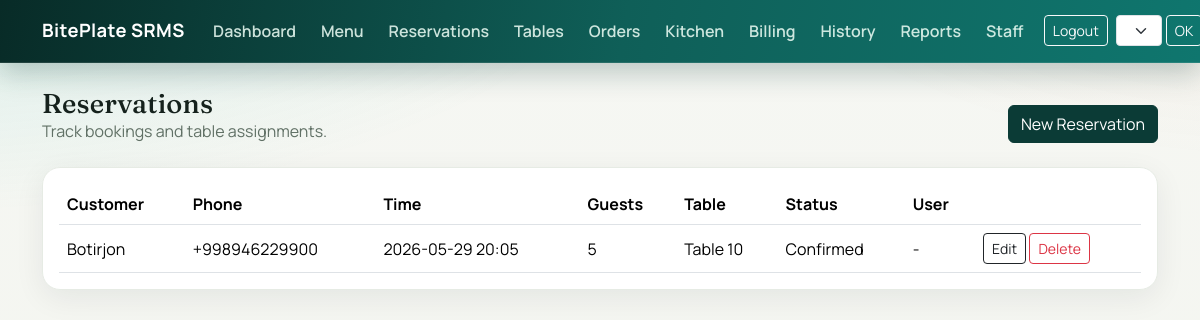
Screenshot of /en/reservations/ (signed in) with the database file from the repository.
### restaurant/models.py (models this page shows, shortened)
class Reservation(models.Model):
    STATUS_PENDING = "pending"
    STATUS_CONFIRMED = "confirmed"
    STATUS_CANCELLED = "cancelled"
    STATUS_CHOICES = [
        (STATUS_PENDING, "Pending"),
        (STATUS_CONFIRMED, "Confirmed"),
        (STATUS_CANCELLED, "Cancelled"),
    ]
    customer_name = models.CharField(max_length=120)
    customer_phone = models.CharField(max_length=30)
    customer = models.ForeignKey(User, on_delete=models.SET_NULL, null=True, blank=True, related_name="reservations")
    reservation_time = models.DateTimeField()
    number_of_guests = models.PositiveIntegerField()
    status = models.CharField(max_length=20, choices=STATUS_CHOICES, default=STATUS_PENDING)
    table = models.ForeignKey(Table, on_delete=models.SET_NULL, null=True, blank=True, related_name="reservations")
    created_at = models.DateTimeField(auto_now_add=True)
    class Meta:
        ordering = ["-reservation_time"]

class Table(models.Model):
    STATUS_AVAILABLE = "available"
    STATUS_OCCUPIED = "occupied"
    STATUS_RESERVED = "reserved"
    STATUS_CHOICES = [
        (STATUS_AVAILABLE, "Available"),
        (STATUS_OCCUPIED, "Occupied"),
        (STATUS_RESERVED, "Reserved"),
    ]
    table_number = models.PositiveIntegerField(unique=True)
    seats = models.PositiveIntegerField(default=4)
    status = models.CharField(max_length=20, choices=STATUS_CHOICES, default=STATUS_AVAILABLE)
    class Meta:
        ordering = ["table_number"]
    def __str__(self):
        return f"Table {self.table_number}"

### restaurant/views.py (the view)
# urls.py: path("reservations/", views.reservation_list, name="reservation_list"),
@role_required("manager", "waiter", "customer")
def reservation_list(request):
    reservations = Reservation.objects.select_related("table", "customer")
    if _is_customer(request.user):
        reservations = reservations.filter(customer=request.user)
    return render(request, "restaurant/reservation_list.html", {"reservations": reservations})

### restaurant/permissions.py (called while the page is built)
def role_required(*roles):
    allowed_groups = {ROLE_GROUPS[r] for r in roles if r in ROLE_GROUPS}
    def decorator(view_func):
        @wraps(view_func)
        def _wrapped(request, *args, **kwargs):
            user = request.user
            if not user.is_authenticated:
                return redirect("restaurant:login")
            if user.is_superuser:
                return view_func(request, *args, **kwargs)
            user_groups = set(user.groups.values_list("name", flat=True))
            if allowed_groups.intersection(user_groups):
                return view_func(request, *args, **kwargs)
            messages.error(request, "You do not have permission to access this page.")
            return redirect("restaurant:dashboard")
        return _wrapped
    return decorator

### restaurant/templatetags/restaurant_tags.py (called while the page is built)
@register.filter(name='has_group')
def has_group(user, group_name):
    if not user.is_authenticated:
        return False
    return user.groups.filter(name=group_name).exists()

### restaurant/views.py (called while the page is built)
def _is_customer(user):
    return user.is_authenticated and user.groups.filter(name="Customer").exists() and not user.is_superuser

### restaurant/templates/restaurant/reservation_list.html
{% extends 'base.html' %}
{% load i18n restaurant_tags %}
{% block content %}
<div class="d-flex justify-content-between align-items-end mb-4">
  <div>
    <h2 class="page-title">
      {% if user|has_group:"Customer" and not user.is_superuser %}
      {% translate "My Reservations" %}
      {% else %}
      {% translate "Reservations" %}
      {% endif %}
    </h2>
    <p class="muted mb-0">
      {% if user|has_group:"Customer" and not user.is_superuser %}
      {% translate "Review and manage your booked tables." %}
      {% else %}
      {% translate "Track bookings and table assignments." %}
      {% endif %}
    </p>
  </div>
  <a href="{% url 'restaurant:reservation_create' %}" class="btn btn-dark">{% translate "New Reservation" %}</a>
</div>
<div class="site-card p-3">
  <div class="table-responsive">
    <table class="table align-middle mb-0">
      <thead>
        <tr>
          <th>{% translate "Customer" %}</th>
          <th>{% translate "Phone" %}</th>
          <th>{% translate "Time" %}</th>
          <th>{% translate "Guests" %}</th>
          <th>{% translate "Table" %}</th>
          <th>{% translate "Status" %}</th>
          {% if not user|has_group:"Customer" or user.is_superuser %}
          <th>{% translate "User" %}</th>
          {% endif %}
          <th></th>
        </tr>
      </thead>
      <tbody>
      {% for r in reservations %}
        <tr>
          <td>{{ r.customer_name }}</td>
          <td>{{ r.customer_phone }}</td>
          <td>{{ r.reservation_time|date:'Y-m-d H:i' }}</td>
          <td>{{ r.number_of_guests }}</td>
          <td>{{ r.table|default:'-' }}</td>
          <td>{{ r.get_status_display }}</td>
          {% if not user|has_group:"Customer" or user.is_superuser %}
          <td>{{ r.customer.username|default:'-' }}</td>
          {% endif %}
          <td>
            <a class="btn btn-sm btn-outline-dark" href="{% url 'restaurant:reservation_edit' r.id %}">{% translate "Edit" %}</a>
            <a class="btn btn-sm btn-outline-danger" href="{% url 'restaurant:reservation_delete' r.id %}">{% translate "Delete" %}</a>
          </td>
        </tr>
      {% empty %}
        <tr><td colspan="{% if not user|has_group:'Customer' or user.is_superuser %}8{% else %}7{% endif %}" class="text-center py-4 muted">{% translate "No reservations yet." %}</td></tr>
      {% endfor %}
      </tbody>
    </table>
  </div>
</div>
{% endblock %}

### templates/base.html (style rules this page uses)
:root { --bg: #f2f4ee; --panel: #ffffff; --panel-2: #f9faf7; --ink: #16221d; --muted: #607065; --brand: #0f766e; --brand-dark: #0b3b36; --accent: #c2410c; --line: #e6ebe4; --radius: 18px; --shadow-soft: 0 8px 30px rgba(15, 23, 42, .07); --shadow-nav: 0 10px 28px rgba(11, 59, 54, .25); }
body { font-family: 'Manrope', sans-serif; color: var(--ink); background: radial-gradient(1200px 500px at -8% -12%, rgba(20, 184, 166, .16), transparent 62%), radial-gradient(1000px 500px at 108% -16%, rgba(194, 65, 12, .08), transparent 58%), linear-gradient(180deg, #f6f7f3, var(--bg)); min-height: 100vh; }
h1, h2, h3, h4, h5 { font-family: 'Fraunces', serif; letter-spacing: .2px; }
.site-card { border: 1px solid var(--line); border-radius: var(--radius); box-shadow: var(--shadow-soft); background: var(--panel); overflow: hidden; animation: rise .35s ease both; }
.page-title { font-size: clamp(1.7rem, 2vw, 2.45rem); margin-bottom: 0; }
.muted { color: var(--muted); }
.btn-dark { background: var(--brand-dark); border-color: var(--brand-dark); }

### rows the page displays
Reservation: customer_name "Botirjon", customer_phone "+998946229900", reservation_time "2026-05-29 20:05", number_of_guests "5", table "Table 10", status "Confirmed", customer.username "-"

### other values shown
form field language "English"
